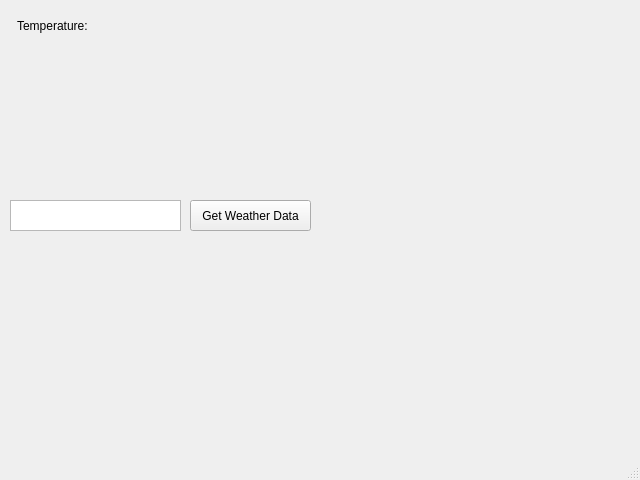
<?xml version="1.0" encoding="UTF-8"?>
<ui version="4.0">
 <class>MainWindow</class>
 <widget class="QMainWindow" name="MainWindow">
  <property name="geometry">
   <rect>
    <x>0</x>
    <y>0</y>
    <width>640</width>
    <height>480</height>
   </rect>
  </property>
  <property name="windowTitle">
   <string>MainWindow</string>
  </property>
  <widget class="QWidget" name="centralwidget">
   <widget class="QPushButton" name="pushButton">
    <property name="geometry">
     <rect>
      <x>190</x>
      <y>200</y>
      <width>121</width>
      <height>31</height>
     </rect>
    </property>
    <property name="text">
     <string>Get Weather Data</string>
    </property>
   </widget>
   <widget class="QTextEdit" name="cityField">
    <property name="geometry">
     <rect>
      <x>10</x>
      <y>200</y>
      <width>171</width>
      <height>31</height>
     </rect>
    </property>
   </widget>
   <widget class="QLabel" name="label">
    <property name="geometry">
     <rect>
      <x>10</x>
      <y>10</y>
      <width>81</width>
      <height>31</height>
     </rect>
    </property>
    <property name="text">
     <string>Temperature: </string>
    </property>
    <property name="alignment">
     <set>Qt::AlignRight|Qt::AlignTrailing|Qt::AlignVCenter</set>
    </property>
   </widget>
   <widget class="QLabel" name="temperatureLabel">
    <property name="geometry">
     <rect>
      <x>100</x>
      <y>10</y>
      <width>51</width>
      <height>31</height>
     </rect>
    </property>
    <property name="font">
     <font>
      <pointsize>14</pointsize>
      <weight>75</weight>
      <bold>true</bold>
     </font>
    </property>
    <property name="text">
     <string/>
    </property>
    <property name="alignment">
     <set>Qt::AlignLeading|Qt::AlignLeft|Qt::AlignVCenter</set>
    </property>
   </widget>
  </widget>
  <widget class="QMenuBar" name="menubar">
   <property name="geometry">
    <rect>
     <x>0</x>
     <y>0</y>
     <width>640</width>
     <height>21</height>
    </rect>
   </property>
  </widget>
  <widget class="QStatusBar" name="statusbar"/>
 </widget>
 <resources/>
 <connections/>
</ui>
